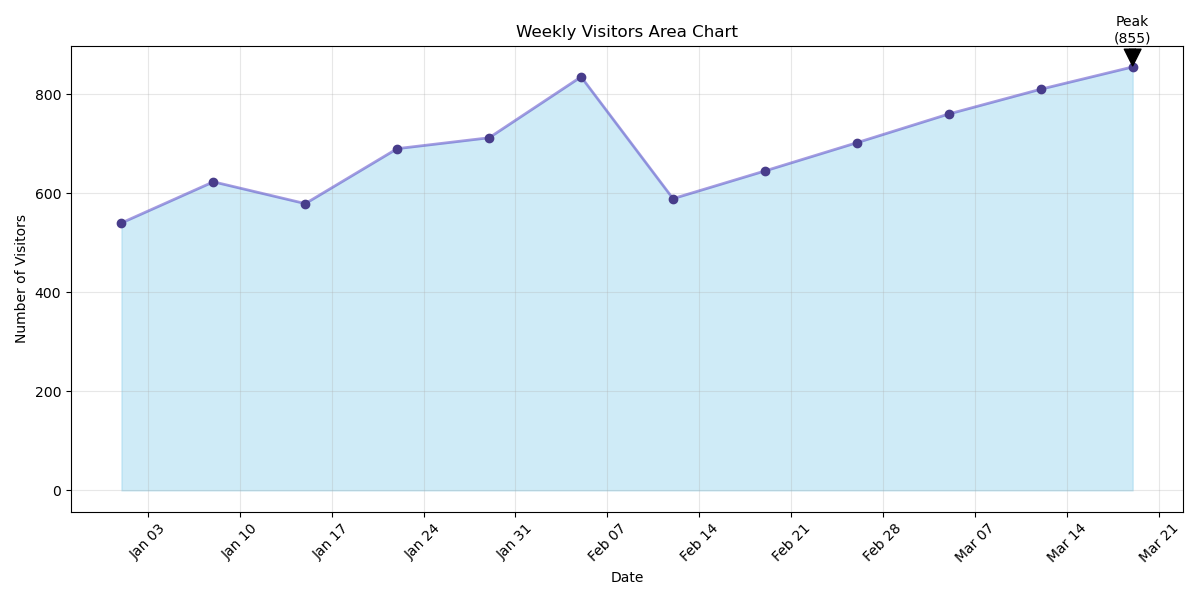

Reproduce this figure in Python.

import matplotlib.pyplot as plt
import matplotlib.dates as mdates
import pandas as pd
from datetime import datetime

# Your data
data = [{'Week': '2023-01-01 to 2023-01-07', 'Visitors': 540},
        {'Week': '2023-01-08 to 2023-01-14', 'Visitors': 623},
        {'Week': '2023-01-15 to 2023-01-21', 'Visitors': 579},
        {'Week': '2023-01-22 to 2023-01-28', 'Visitors': 690},
        {'Week': '2023-01-29 to 2023-02-04', 'Visitors': 712},
        {'Week': '2023-02-05 to 2023-02-11', 'Visitors': 835},
        {'Week': '2023-02-12 to 2023-02-18', 'Visitors': 589},
        {'Week': '2023-02-19 to 2023-02-25', 'Visitors': 645},
        {'Week': '2023-02-26 to 2023-03-04', 'Visitors': 702},
        {'Week': '2023-03-05 to 2023-03-11', 'Visitors': 760},
        {'Week': '2023-03-12 to 2023-03-18', 'Visitors': 810},
        {'Week': '2023-03-19 to 2023-03-25', 'Visitors': 855}]

# Convert data to pandas DataFrame
df = pd.DataFrame(data)

# Extract the start of the week for the x-axis
df['StartOfWeek'] = df['Week'].apply(lambda x: datetime.strptime(x.split(' to ')[0], '%Y-%m-%d'))

# Plotting
fig, ax = plt.subplots(figsize=(12, 6))

# Format dates on the x-axis
ax.xaxis.set_major_locator(mdates.WeekdayLocator(interval=1))
ax.xaxis.set_major_formatter(mdates.DateFormatter('%b %d'))

# Plot the area chart
ax.fill_between(df['StartOfWeek'], df['Visitors'], color="skyblue", alpha=0.4)
ax.plot(df['StartOfWeek'], df['Visitors'], color="Slateblue", alpha=0.6, linewidth=2)

# Highlight data points
ax.scatter(df['StartOfWeek'], df['Visitors'], color='darkslateblue', zorder=3)

# Annotate the highest data point
ymax = max(df['Visitors'])
xpos = df['Visitors'].idxmax()
xmax = df.loc[xpos, 'StartOfWeek']
ax.annotate('Peak\n({})'.format(ymax), xy=(xmax, ymax), xytext=(xmax, ymax+50),
            arrowprops=dict(facecolor='black', shrink=0.05), ha='center')

# Set labels and title
ax.set_xlabel("Date")
ax.set_ylabel("Number of Visitors")
ax.set_title("Weekly Visitors Area Chart")

# Rotate the date labels for better readability
plt.xticks(rotation=45)

# Show a grid
plt.grid(alpha=0.3)

# Show the plot
plt.tight_layout()
plt.show()
